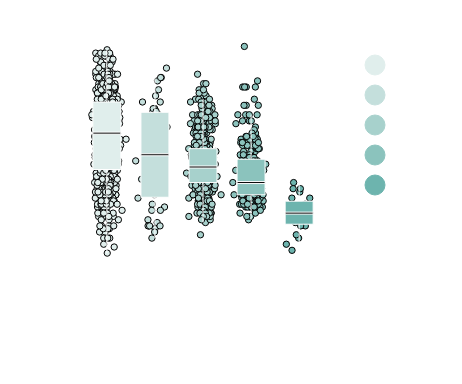

Source (notebook cell):
### Markdown cell above
### Boxplots
Preparing a theme for boxplots.

### Code cell
import custom_altair_themes
custom_altair_themes.options(angledX = True, topAndRightBorder=False, grid = False, darkmode = True, markFillOpacity = 1, markStrokeColor = "black")
importlib.reload(custom_altair_themes) # required for reload
alt.theme.enable('custom') # required for reload

# boxplot = alt.Chart(df_sw).mark_boxplot().encode(
boxplot = alt.Chart(df_sw).mark_boxplot().encode(
  x = alt.X("weather:N", title = "Weather", scale = alt.Scale(domain = ["sun", "drizzle", "fog", "rain", "snow"])),
  y = alt.Y("temp_max:Q", title = "Max temp. (°C)"),
  color = alt.Color("weather:O", title = "Weather", scale = alt.Scale(domain = ["sun", "drizzle", "fog", "rain", "snow"])),
)

points = alt.Chart(df_sw).mark_circle().encode(
  # x = alt.X("weather"),
  x = alt.X("weather:N", title = "Weather", scale = alt.Scale(domain = ["sun", "drizzle", "fog", "rain", "snow"])),
  y = alt.Y("temp_max:Q", axis = alt.Axis(translate = 0)),
  xOffset = alt.XOffset('offset:Q'),
  color = alt.Color("weather:O", title = "Weather", scale = alt.Scale(domain = ["sun", "drizzle", "fog", "rain", "snow"])),
).transform_calculate(offset = 'sqrt(-2*log(random()))*cos(2*PI*random())')

# y0 = alt.Chart(df_sw).mark_rule().encode(y = alt.datum(0))

final = (points + boxplot).properties(width = 125, height = 125).configure_axis(titleFontSize = 11, labelFontSize = 11)
alt.Chart.save(final, "./output/plot.png", ppi = 1200)
final.interactive()

### Figure 1 — Vega-Lite specification as saved in the notebook (floating-point values rounded to 4 significant figures; data arrays with more than 128 entries replaced by an {"elided": "..."} marker saying what was removed)
{"background": null, "config": {"area": {"fill": "black", "fillOpacity": 1, "stroke": "white", "strokeOpacity": 1, "strokeWidth": 0.5}, "axis": {"domain": true, "domainColor": "white", "domainWidth": 0.5, "grid": false, "gridColor": "darkGray", "gridOpacity": 0.5, "gridWidth": 0.5, "labelColor": "white", "labelFont": "Helvetica Neue", "labelFontStyle": "Regular", "labelFontWeight": 300, "ticks": true, "tickColor": "white", "tickWidth": 0.5, "titleColor": "white", "titleFont": "Helvetica Neue", "titleFontStyle": "Regular", "titleFontWeight": 300, "translate": 0, "labelFontSize": 11, "titleFontSize": 11}, "axisX": {"labelAlign": "right", "labelAngle": 315, "ticks": true}, "axisY": {"labelAlign": "right", "labelAngle": 0, "ticks": true}, "bar": {"fill": "black", "fillOpacity": 1, "stroke": "white", "strokeOpacity": 1, "strokeWidth": 0.5}, "boxplot": {"box": {"fillOpacity": 1, "stroke": "white", "strokeOpacity": 1, "strokeWidth": 0.5}, "median": {"fill": "black", "fillOpacity": 1, "size": 10, "stroke": "white", "strokeOpacity": 1, "strokeWidth": 0.5}, "rule": {"fill": "white", "fillOpacity": 1, "size": 10, "stroke": "white", "strokeDash": [0, 0], "strokeOpacity": 1, "strokeWidth": 0.5}, "outliers": {"color": "white", "fill": "white", "fillOpacity": 1, "size": 0, "stroke": "white", "strokeOpacity": 1, "strokeWidth": 0.5}}, "circle": {"fill": "black", "fillOpacity": 1, "size": 10, "stroke": "black", "strokeOpacity": 1, "strokeWidth": 0.5}, "font": "Helvetica Neue", "header": {"labelColor": "white", "labelFont": "Helvetica Neue", "labelFontStyle": "Regular", "labelFontWeight": 300, "titleColor": "white", "titleFont": "Helvetica Neue", "titleFontStyle": "Regular", "titleFontWeight": 300, "titlePadding": 0}, "legend": {"disable": false, "gradientOpacity": 1, "gradientStrokeColor": "white", "gradientStrokeWidth": 0.5, "labelColor": "white", "labelFont": "Helvetica Neue", "labelFontStyle": "Regular", "labelFontWeight": 300, "strokeColor": "white", "strokeWidth": 0, "symbolStrokeColor": "white", "titleColor": "white", "titleFont": "Helvetica Neue", "titleFontStyle": "Regular", "titleFontWeight": 300}, "line": {"color": "white", "stroke": "white", "strokeDash": [0, 0], "strokeOpacity": 1, "strokeWidth": 0.5}, "point": {"fill": "black", "fillOpacity": 1, "size": 10, "stroke": "black", "strokeOpacity": 1, "strokeWidth": 0.5}, "range": {"category": ["#4BA69F", "#C6A639", "#75954A", "#4A8A95", "#FCF6D1"], "diverging": {"scheme": ["#D6E2E9", "#4BA69F"]}, "heatmap": {"scheme": "plasma"}, "ordinal": {"scheme": ["#fcfcfc", "#4BA69F"]}, "ramp": {"scheme": "plasma"}}, "rule": {"color": "white", "stroke": "white", "strokeDash": [4, 4], "strokeOpacity": 1, "strokeWidth": 0.5}, "rect": {"fill": "black", "fillOpacity": 1, "stroke": "white", "strokeOpacity": 1, "strokeWidth": 0.5}, "square": {"fill": "black", "fillOpacity": 1, "size": 10, "stroke": "black", "strokeOpacity": 1, "strokeWidth": 0.5}, "title": {"color": "white", "font": "Helvetica Neue", "fontStyle": "Regular", "fontWeight": 300, "subtitleColor": "white", "subtitleFont": "Helvetica Neue", "subtitleFontStyle": "Regular", "subtitleFontWeight": 300}, "view": {"fill": null, "stroke": "white", "strokeOpacity": 0, "strokeWidth": 0.5}}, "layer": [{"mark": {"type": "circle"}, "encoding": {"color": {"field": "weather", "scale": {"domain": ["sun", "drizzle", "fog", "rain", "snow"]}, "title": "Weather", "type": "ordinal"}, "x": {"field": "weather", "scale": {"domain": ["sun", "drizzle", "fog", "rain", "snow"]}, "title": "Weather", "type": "nominal"}, "xOffset": {"field": "offset", "type": "quantitative"}, "y": {"axis": {"translate": 0}, "field": "temp_max", "type": "quantitative"}}, "name": "view_41", "transform": [{"calculate": "sqrt(-2*log(random()))*cos(2*PI*random())", "as": "offset"}]}, {"mark": {"type": "boxplot"}, "encoding": {"color": {"field": "weather", "scale": {"domain": ["sun", "drizzle", "fog", "rain", "snow"]}, "title": "Weather", "type": "ordinal"}, "x": {"field": "weather", "scale": {"domain": ["sun", "drizzle", "fog", "rain", "snow"]}, "title": "Weather", "type": "nominal"}, "y": {"field": "temp_max", "title": "Max temp. (°C)", "type": "quantitative"}}}], "data": {"name": "data-6881b3c76720a51ecae2e2fb5659aff4"}, "height": 125, "params": [{"name": "param_124", "select": {"type": "interval", "encodings": ["x", "y"]}, "bind": "scales", "views": ["view_41"]}], "width": 125, "$schema": "https://vega.github.io/schema/vega-lite/v5.20.1.json", "datasets": {"data-6881b3c76720a51ecae2e2fb5659aff4": {"elided": "1461 records"}}}
